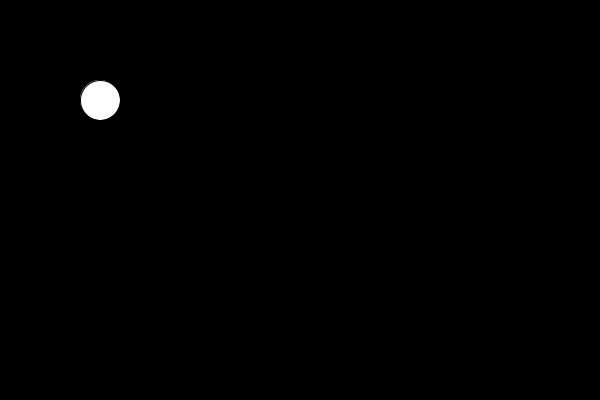
Frame 1 (no input)
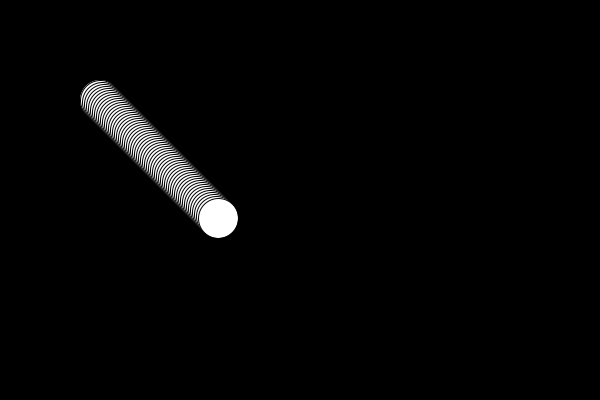
Frame 60 (the mouse pressed at the canvas centre just before this capture)
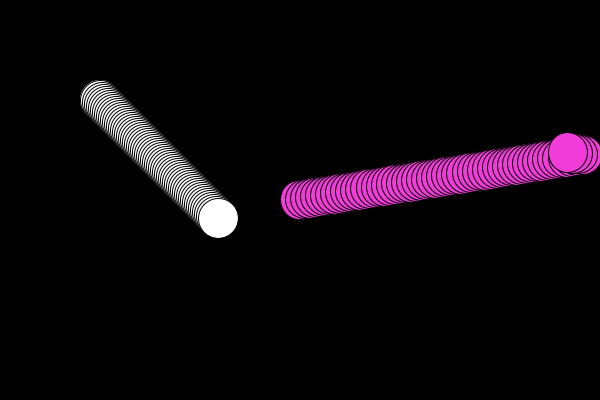
Frame 120 (the mouse held since frame 60 and released just before this capture)

The Processing sketch that drew these frames (run headless with seeded random() and noise(); from frame 60 on, the mouse is pressed at the canvas centre):

// Processing sketch: processing_182743
// ── processing_182743.pde

float mida = 40;
float posicioX = 100;
float posicioY= 100;
float velocitatX = 2;
float velocitatY = 2;
  
void setup (){
  size(600,400);
  background (0);
}

void draw (){

 //bola
  ellipse(posicioX, posicioY, mida, mida);
  posicioX= posicioX + velocitatX;
  posicioY=posicioY + velocitatY;
 
  //rebot
  if(posicioX>=width||posicioX<=0){
    velocitatX=-velocitatX;
  }
  if(posicioY>=height || posicioY<=0){
    velocitatY=-velocitatY;
  }
 
  //rebotar per l'extrem
  if(posicioX+mida/2>width||posicioX-mida/2<=0){
    velocitatX=-velocitatX;
  }
  
  if(posicioY+mida/2>height||posicioY-mida/2<=0){
    velocitatY=-velocitatY;
  }
  
}

void mousePressed (){
   posicioX=mouseX;
   posicioY=mouseY;
   velocitatX = random(-4,10);
   velocitatY = random (-6, 14);
   fill (random (255), random(255), random(255));
   mida = random (30,60);
   
  }
